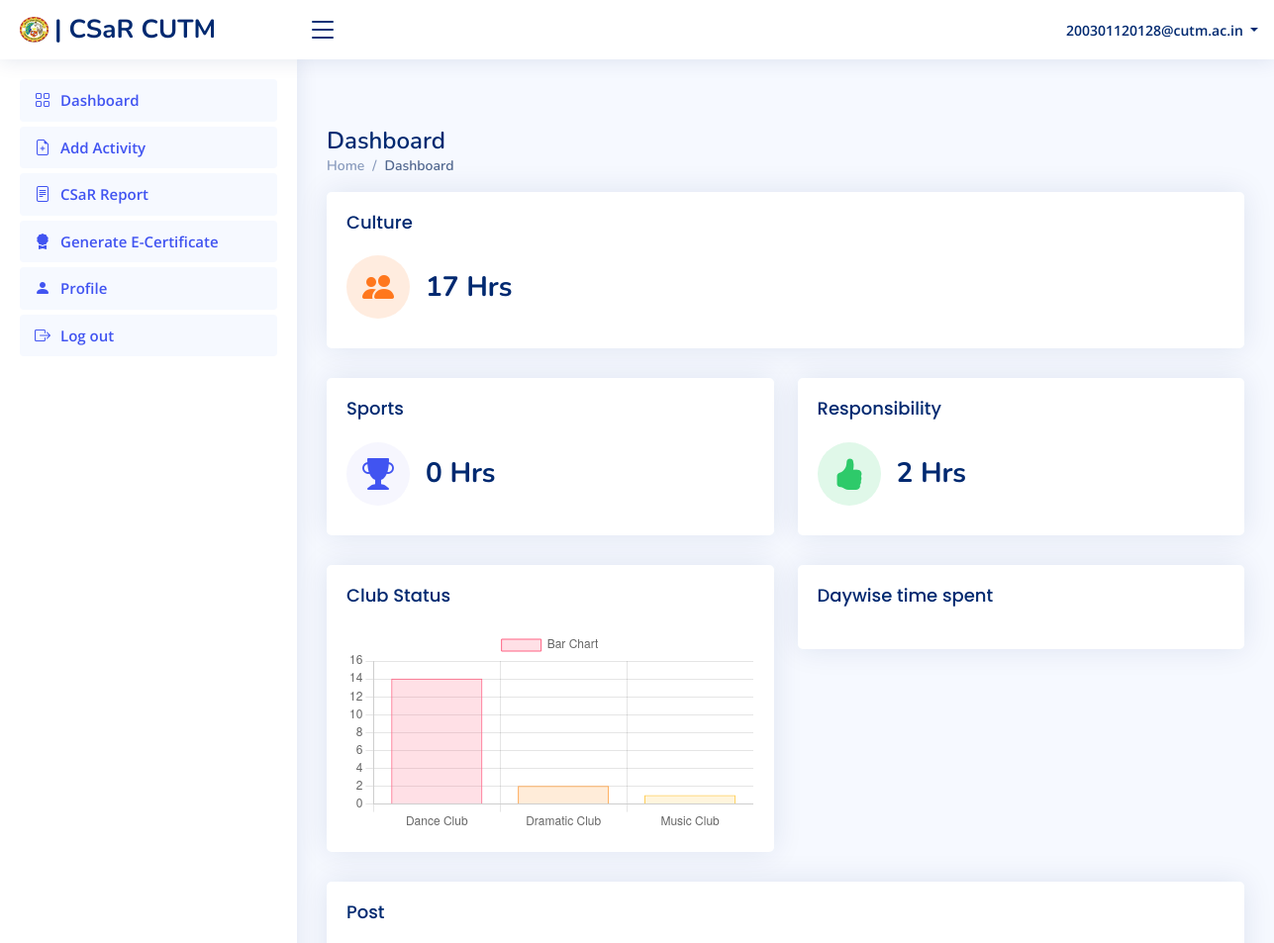
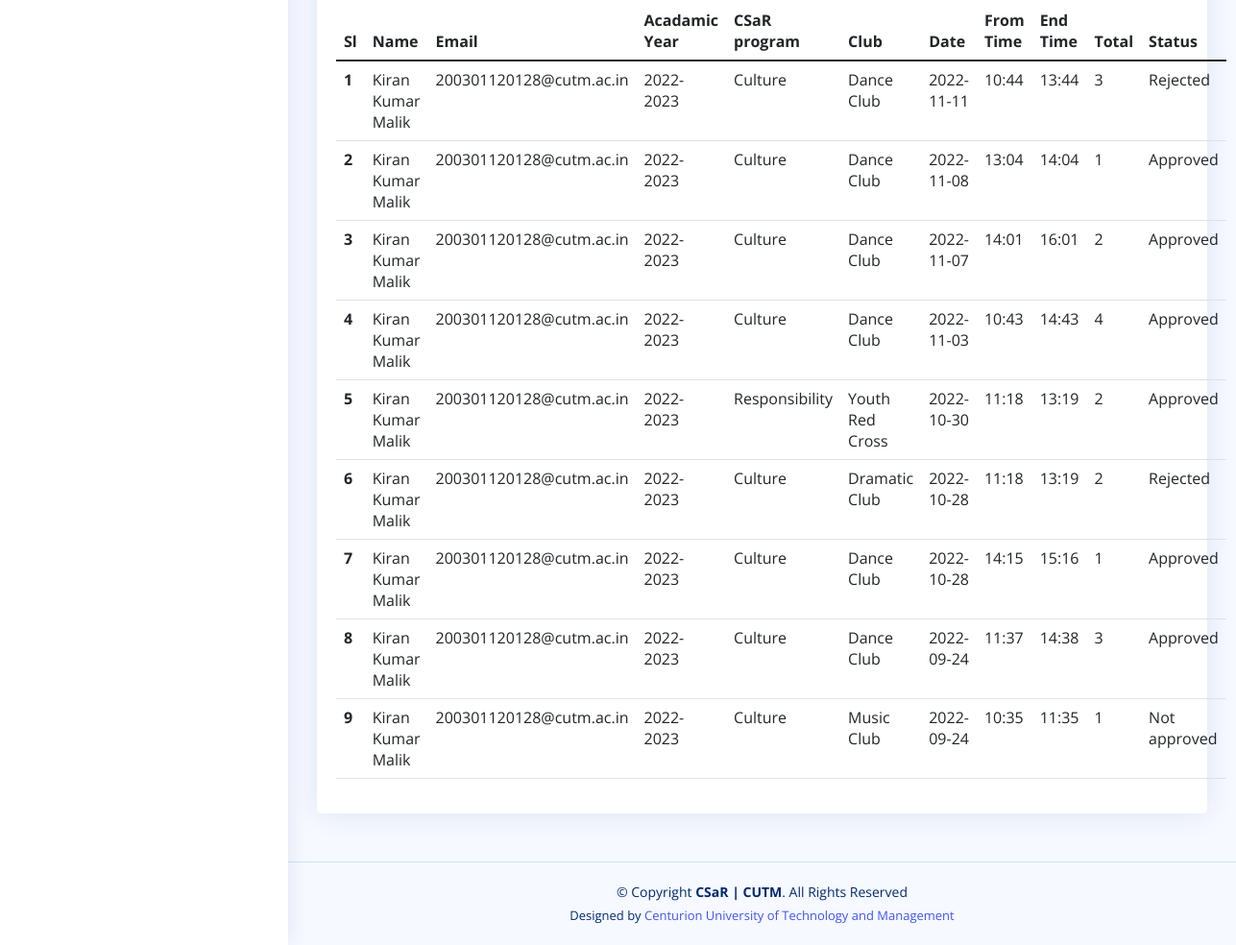
Screenshot of /adminlogin/student.php (signed in) with the database file from the repository (2 pictures, top to bottom).
### tables this page shows
CREATE TABLE `csrtimesheet` (
  `id` int(11) NOT NULL,
  `NameOfStd` varchar(255) NOT NULL,
  `emailOfStd` varchar(255) NOT NULL,
  `yearOfPr` varchar(255) NOT NULL,
  `csrPr` varchar(255) NOT NULL,
  `schoolname` varchar(255) NOT NULL,
  `club` varchar(255) NOT NULL,
  `date` varchar(255) NOT NULL,
  `campus` varchar(255) NOT NULL,
  `fromTime` varchar(255) NOT NULL,
  `endTime` varchar(255) NOT NULL,
  `totalTime` varchar(255) NOT NULL,
  `status` varchar(255) NOT NULL,
  `postTime` timestamp NOT NULL DEFAULT current_timestamp()
);

### adminlogin/student.php (the view, shortened to what the rows shown need)
<?php
require('../includes/function.php');
require('../includes/database.php');
$uemail=$_SESSION['email'];
$utype=$_SESSION['usertype'];
if($_SESSION['email'] and $utype=="student")
{
    $studentdata=getUserNmae($db,$uemail);
  ?>
<?php
}
else
{
  echo "working";
  header('location:../includes/logout.php');
}
$allclubis="";
$allclubisCountDat="";
if(isset($_GET['program'])){
  $getallClub=$_GET['program'];
  $dataForGraph=getAllStudentdataprogramwiseGrappg($db,$studentdata['email'],$getallClub);
  foreach($dataForGraph as $alldatagraphs){
    $allclubis=$allclubis."'".$alldatagraphs['club']."',";
    $allclubisCountDat=$allclubisCountDat."'".$alldatagraphs['totalTime']."',";
  }
}
else{
  $dataForGraph=getAllStudentdataprogramwiseGrappg($db,$studentdata['email'],'Culture');
  foreach($dataForGraph as $alldatagraphs){
    $allclubis=$allclubis."'".$alldatagraphs['club']."',";
    $allclubisCountDat=$allclubisCountDat."'".$alldatagraphs['totalTime']."',";
  }
}
$mydatestr="";
$mydatestrdata="";
$daywisedata=getAllStudentdaywisegraph($db,$studentdata['email']);
foreach($daywisedata as $daywisedatas){
  $mydatestr="'".$daywisedatas['date']."',".$mydatestr;
  $mydatestrdata="'".$daywisedatas['totalTime']."',".$mydatestrdata;
}
?>
<!DOCTYPE html>
<html lang="en">
<head>
    <link href="assets/vendor/bootstrap/css/bootstrap.min.css" rel="stylesheet">
    <link href="assets/vendor/bootstrap-icons/bootstrap-icons.css" rel="stylesheet">
    <link href="assets/vendor/boxicons/css/boxicons.min.css" rel="stylesheet">
    <link href="assets/vendor/quill/quill.snow.css" rel="stylesheet">
    <link href="assets/vendor/quill/quill.bubble.css" rel="stylesheet">
    <link href="assets/vendor/remixicon/remixicon.css" rel="stylesheet">
    <link href="assets/vendor/simple-datatables/style.css" rel="stylesheet">
    <link href="assets/css/style.css" rel="stylesheet">
</head>
<body>
    <main id="main" class="main">
        <div class="pagetitle">
            <h1>Dashboard</h1>
        </div>
        <section class="section">
            <div class="row">
              <script>
                document.addEventListener("DOMContentLoaded", () => {
                  new Chart(document.querySelector('#barChart'), {
                    type: 'bar',
                    data: {
                      // 1st for loop for dynamic
                      labels: [<?=$allclubis?>],
                      datasets: [{
                        label: 'Bar Chart',
                        // 2nd for loop for dynamic
                        data: [<?=$allclubisCountDat?>],
                        backgroundColor: [
                          'rgba(255, 99, 132, 0.2)',
                          'rgba(255, 159, 64, 0.2)',
                          'rgba(255, 205, 86, 0.2)',
                          'rgba(75, 192, 192, 0.2)',
                          'rgba(54, 162, 235, 0.2)',
                          'rgba(153, 102, 255, 0.2)',
                          'rgba(201, 203, 207, 0.2)'
                        ],
                        borderColor: [
                          'rgb(255, 99, 132)',
                          'rgb(255, 159, 64)',
                          'rgb(255, 205, 86)',
                          'rgb(75, 192, 192)',
                          'rgb(54, 162, 235)',
                          'rgb(153, 102, 255)',
                          'rgb(201, 203, 207)'
                        ],
                        borderWidth: 1
                      }]
                    },
                    options: {
                      scales: {
                        y: {
                          beginAtZero: true
                        }
                      }
                    }
                  });
                });
              </script>
              <script>
                document.addEventListener("DOMContentLoaded", () => {
                  const series = {
                    "monthDataSeries1": {
                      "prices": [<?=$mydatestrdata?>],
                      "dates": [<?=$mydatestr?>]
                    }
                  }
                  new ApexCharts(document.querySelector("#areaChart"), {
                    series: [{
                      name: "HOURS",
                      data: series.monthDataSeries1.prices
                    }],
                    chart: {
                      type: 'area',
                      height: 350,
                      zoom: {
                        enabled: false
                      }
                    },
                    dataLabels: {
                      enabled: false
                    },
                    stroke: {
                      curve: 'straight'
                    },
                    subtitle: {
                      text: 'Hour Movements',
                      align: 'left'
                    },
                    labels: series.monthDataSeries1.dates,
                    xaxis: {
                      type: 'dates',
                    },
                    yaxis: {
                      opposite: true
                    },
                    legend: {
                      horizontalAlign: 'left'
                    }
                  }).render();
                });
              </script>
                <div class="col-lg-12">
                    <div class="card">
                        <div class="card-body">
                            <table class="table datatable">
                                <thead>
                                    <tr>
                                        <th>Sl</th>
                                        <th scope="col">Name</th>
                                        <th scope="col">Email</th>
                                        <th scope="col-8">Acadamic Year</th>
                                        <th scope="col">CSaR program</th>
                                        <th scope="col">Club</th>
                                        <th scope="col">Date</th>
                                        <th scope="col">From Time</th>
                                        <th scope="col">End Time</th>
                                        <th scope="col">Total</th>
                                        <th scope="col">Status</th>
                                    </tr>
                                </thead>
                                <tbody>
                                    <?php
                    $posts=getAllPost($db,$uemail);
                    $count=1;
                    foreach($posts as $post){
                    ?>
                                    <tr>
                                        <th scope="row"><?=$count?></th>
                                        <td><?=$post['NameOfStd']?></td>
                                        <td><?=$post['emailOfStd']?></td>
                                        <td><?=$post['yearOfPr']?></td>
                                        <td><?=$post['csrPr']?></td>
                                        <td><?=$post['club']?></td>
                                        <td><?=$post['date']?></td>
                                        <td><?=$post['fromTime']?></td>
                                        <td><?=$post['endTime']?></td>
                                        <td><?=(int)$post['totalTime']?></td>
                                        <td><?=$post['status']?></td>
                                    </tr>
                                    <?php
                    $count++;
                  }
                  ?>
                                </tbody>
                            </table>
                        </div>
                    </div>
                </div>
            </div>
        </section>
    </main>
</body>
</html>

### rows the page displays
csrtimesheet: NameOfStd "Kiran Kumar Malik", emailOfStd "200301120128@cutm.ac.in", yearOfPr "2022-2023", csrPr "Culture", club "Dance Club", date "2022-11-11", fromTime "10:44", endTime "13:44", totalTime "3", status "Rejected"
csrtimesheet: NameOfStd "Kiran Kumar Malik", emailOfStd "200301120128@cutm.ac.in", yearOfPr "2022-2023", csrPr "Culture", club "Dance Club", date "2022-11-08", fromTime "13:04", endTime "14:04", totalTime "1", status "Approved"
csrtimesheet: NameOfStd "Kiran Kumar Malik", emailOfStd "200301120128@cutm.ac.in", yearOfPr "2022-2023", csrPr "Culture", club "Dance Club", date "2022-11-07", fromTime "14:01", endTime "16:01", totalTime "2", status "Approved"
csrtimesheet: NameOfStd "Kiran Kumar Malik", emailOfStd "200301120128@cutm.ac.in", yearOfPr "2022-2023", csrPr "Culture", club "Dance Club", date "2022-11-03", fromTime "10:43", endTime "14:43", totalTime "4", status "Approved"
csrtimesheet: NameOfStd "Kiran Kumar Malik", emailOfStd "200301120128@cutm.ac.in", yearOfPr "2022-2023", csrPr "Responsibility", club "Youth Red Cross", date "2022-10-30", fromTime "11:18", endTime "13:19", totalTime "2", status "Approved"
csrtimesheet: NameOfStd "Kiran Kumar Malik", emailOfStd "200301120128@cutm.ac.in", yearOfPr "2022-2023", csrPr "Culture", club "Dramatic Club", date "2022-10-28", fromTime "11:18", endTime "13:19", totalTime "2", status "Rejected"
csrtimesheet: NameOfStd "Kiran Kumar Malik", emailOfStd "200301120128@cutm.ac.in", yearOfPr "2022-2023", csrPr "Culture", club "Dance Club", date "2022-10-28", fromTime "14:15", endTime "15:16", totalTime "1", status "Approved"
csrtimesheet: NameOfStd "Kiran Kumar Malik", emailOfStd "200301120128@cutm.ac.in", yearOfPr "2022-2023", csrPr "Culture", club "Dance Club", date "2022-09-24", fromTime "11:37", endTime "14:38", totalTime "3", status "Approved"
csrtimesheet: NameOfStd "Kiran Kumar Malik", emailOfStd "200301120128@cutm.ac.in", yearOfPr "2022-2023", csrPr "Culture", club "Music Club", date "2022-09-24", fromTime "10:35", endTime "11:35", totalTime "1", status "Not approved"

### other values shown
$allclubisCountDat "'14.033333333333399','2.0166666666667','1',"
$mydatestrdata "'4.0166666666666995','3.0333333333334','2.0166666666667','4','2','1','3',"
$uemail "200301120128@cutm.ac.in"
$uCulture "17"
$uSports "0"
$uResponsibility "2"
chart data {{ $allclubis }} 'Dance Club','Dramatic Club','Music Club',
chart data {{ $allclubisCountDat }} '14.033333333333399','2.0166666666667','1',
